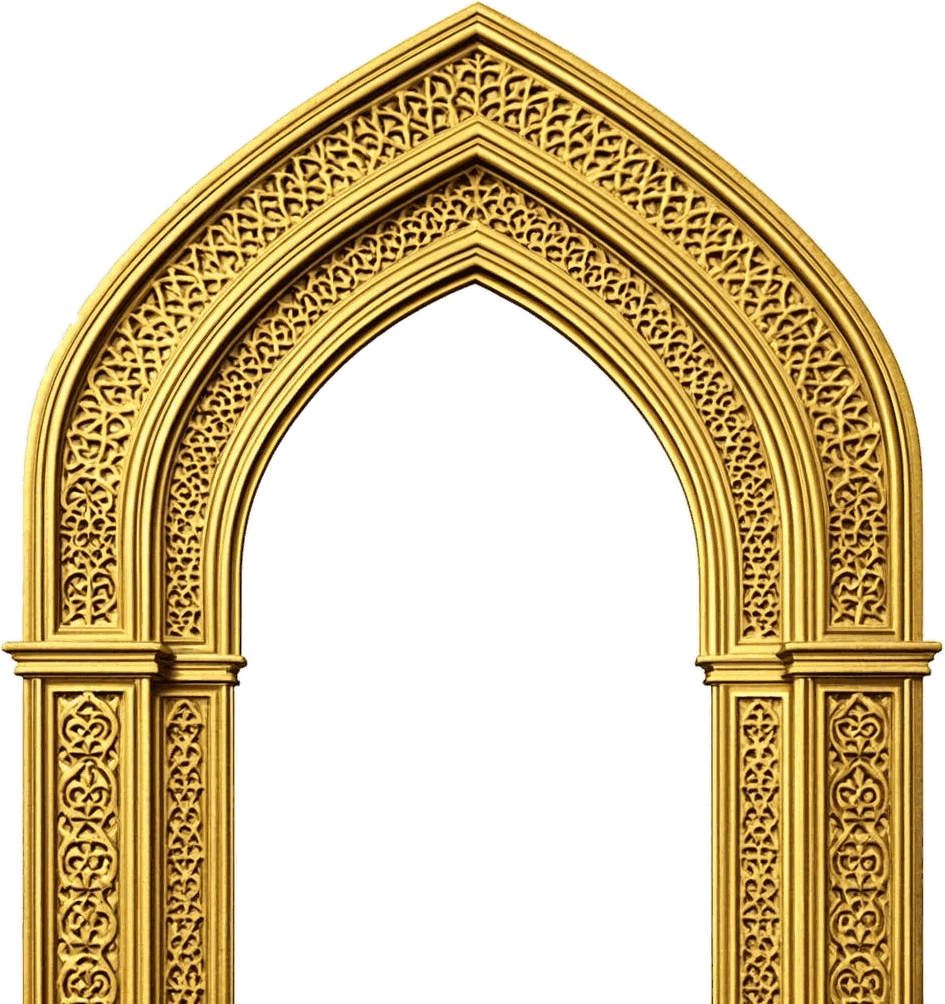
#> input picture assets/art/arch-sultan-tall.png, 945 x 1004 px; its folder holds only this picture in this run
$ python audit-art.py
#> lines starting #> are read from the running program, lines starting #| are printed output that depends on the picture
from PIL import Image
import os, glob
files = sorted(glob.glob('assets/art/*.png'))
# contact sheet on 2 backgrounds: white + dark
W = 300
rows = len(files)
sheet = Image.new('RGB', (W*2+40, rows*280+20), (40,36,30))
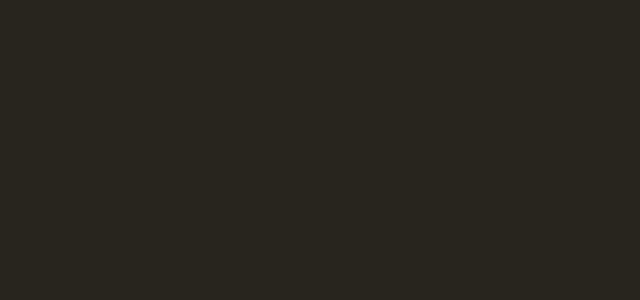
#> sheet: PIL image 640x300 RGB; mean R, G, B 40, 36, 30
from PIL import ImageDraw
d = ImageDraw.Draw(sheet)
for i,f in enumerate(files):
    im = Image.open(f).convert('RGBA')
#> im is the input picture: PIL image 945x1004 RGBA; mean R, G, B, A 88.2, 69.5, 27.5, 117
    a = im.getchannel('A')
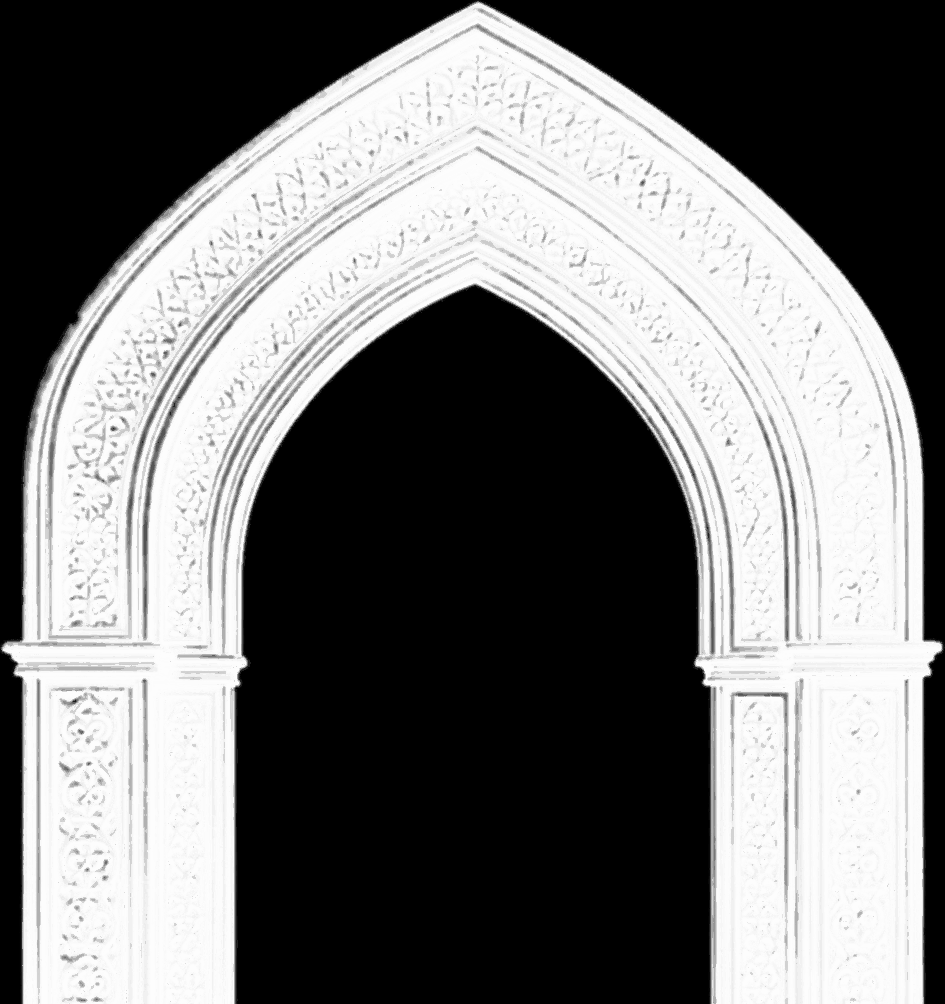
#> a: PIL image 945x1004 L; min 0, max 254, mean 117
    # stats
    bbox = a.getbbox()
#> bbox = (0, 0, 945, 1004)
    # white bg check: sample corners of opaque area
    opaque = sum(1 for p in a.getdata() if p > 240)
#> opaque = 372322
    total = im.width*im.height
#> total = 948780
    ext = os.path.basename(f)
    # render on dark and on white
    for j,bg in enumerate([(255,255,255),(20,16,12)]):
        tile = Image.new('RGBA', im.size, bg+(255,))
        tile.alpha_composite(im)
        tile.thumbnail((W,260))
        x = j*(W+10)+10; y = i*280+16
        sheet.paste(tile.convert('RGB'), (x,y))
#> this loop made 2 passes
#> pass 2, `tile = Image.new('RGBA', im.size, bg+(255,))`:
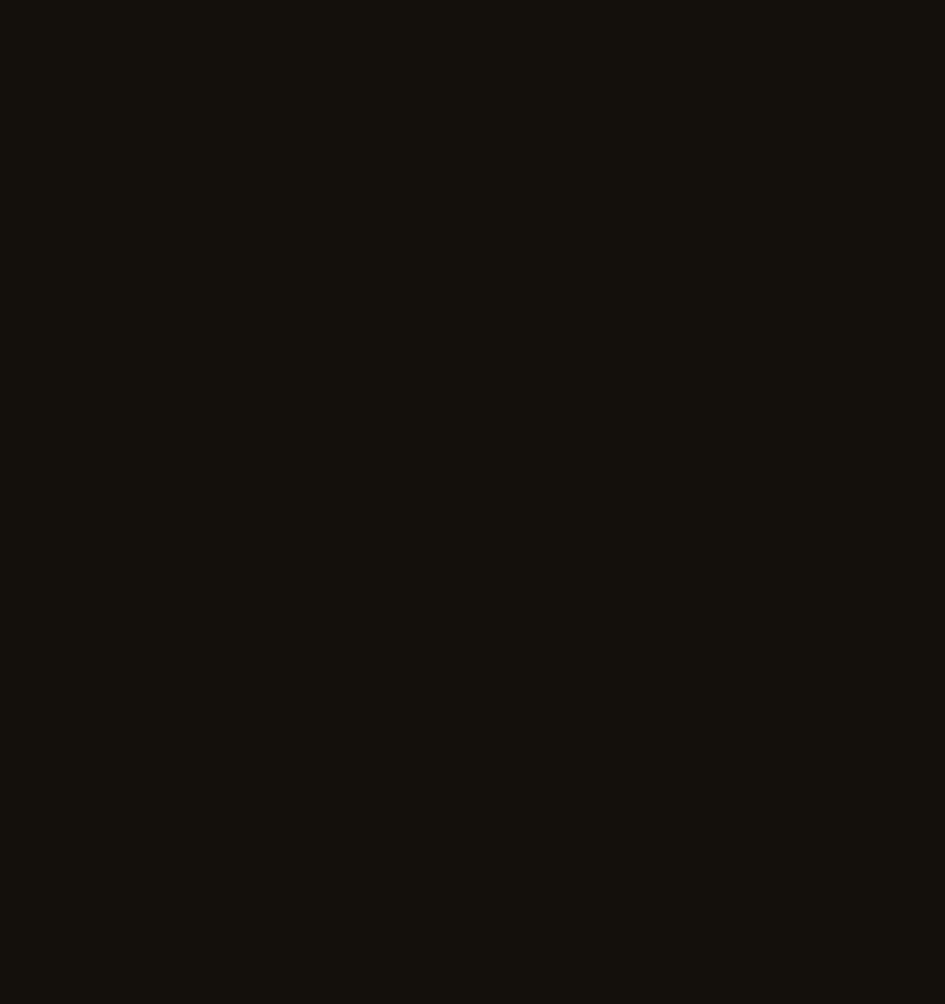
#> tile: PIL image 945x1004 RGBA; mean R, G, B, A 20, 16, 12, 255
#> after the loop:
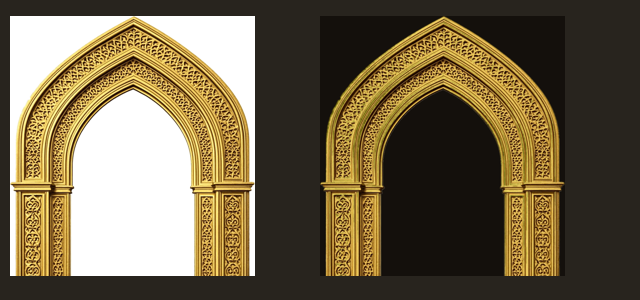
#> sheet: PIL image 640x300 RGB; mean R, G, B 114.8, 101.3, 74.2
#> after the loop:
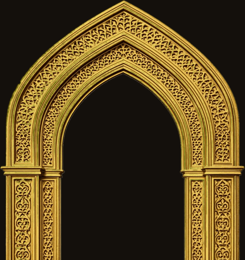
#> tile: PIL image 245x260 RGBA; mean R, G, B, A 89.2, 69.8, 31, 255
    d.text((6, i*280+2), f"{ext} {im.width}x{im.height} opaque={opaque*100//total}% bbox={bbox}", fill=(255,220,120))
sheet.save('/home/z/my-project/qa/sultan3/art-audit.png')
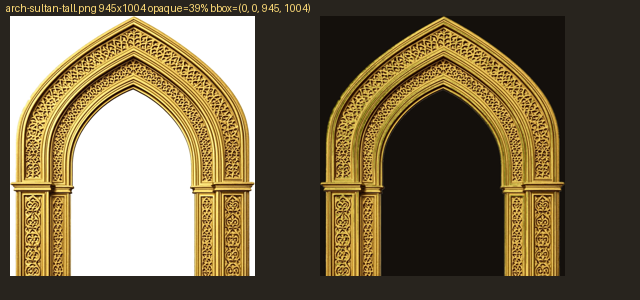
#> saved as art-audit.png: PIL image 640x300 RGB; mean R, G, B 115.6, 102, 74.6
print('saved', sheet.size)
#| saved (640, 300)
for f in files:
    im = Image.open(f).convert('RGBA')
    a = im.getchannel('A')
    opaque = sum(1 for p in a.getdata() if p > 240); total = im.width*im.height
    print(f"{os.path.basename(f):24s} {im.width}x{im.height}  opaque={opaque*100//total}%")
#| arch-sultan-tall.png     945x1004  opaque=39%

$ run again, on assets/art/divider-sultan.png
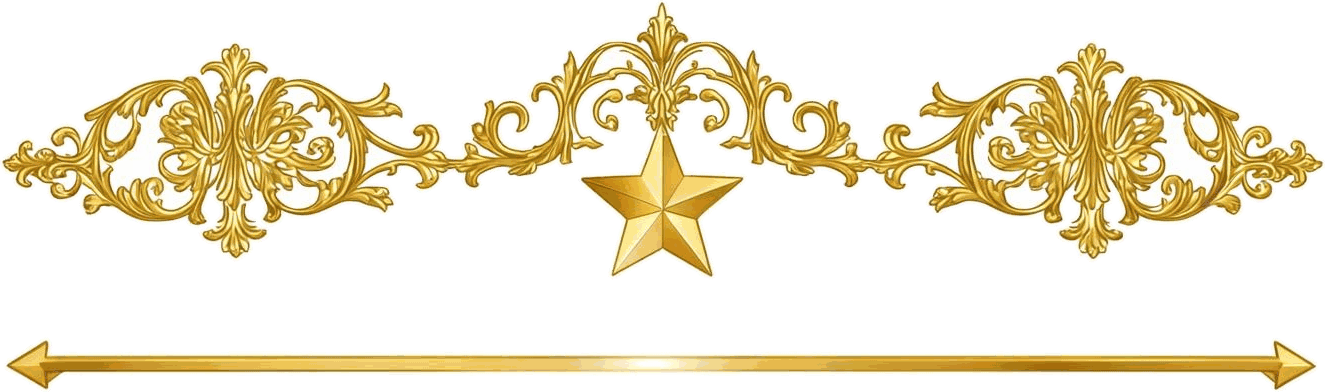
#> input picture assets/art/divider-sultan.png, 1325 x 392 px
#> im is the input picture: PIL image 1325x392 RGBA; mean R, G, B, A 71.9, 63.9, 35.5, 68.4
#> `a = im.getchannel('A')`:
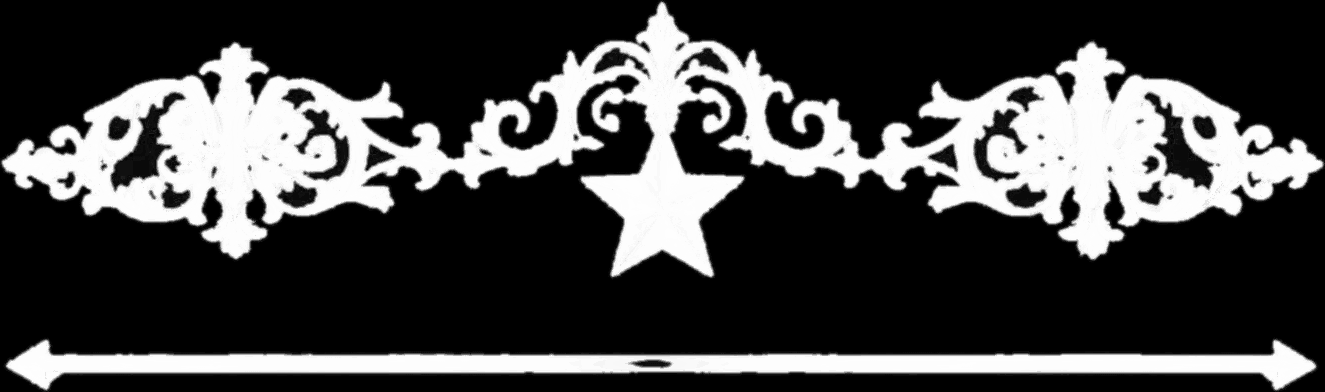
#> a: PIL image 1325x392 L; min 0, max 254, mean 68.4
#> bbox = (0, 0, 1325, 392)
#> opaque = 122115
#> `sheet.save('/home/z/my-project/qa/sultan3/art-audit.png')`:
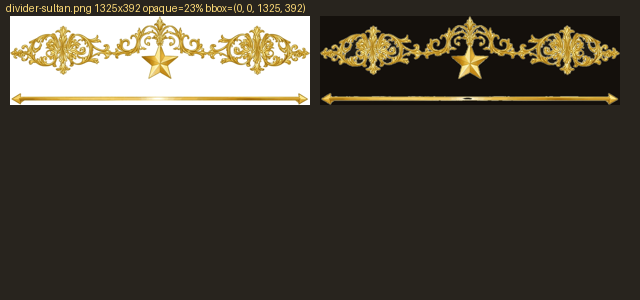
#> saved as art-audit.png: PIL image 640x300 RGB; mean R, G, B 72.7, 66.9, 55.3
#| saved (640, 300)
#| divider-sultan.png       1325x392  opaque=23%
